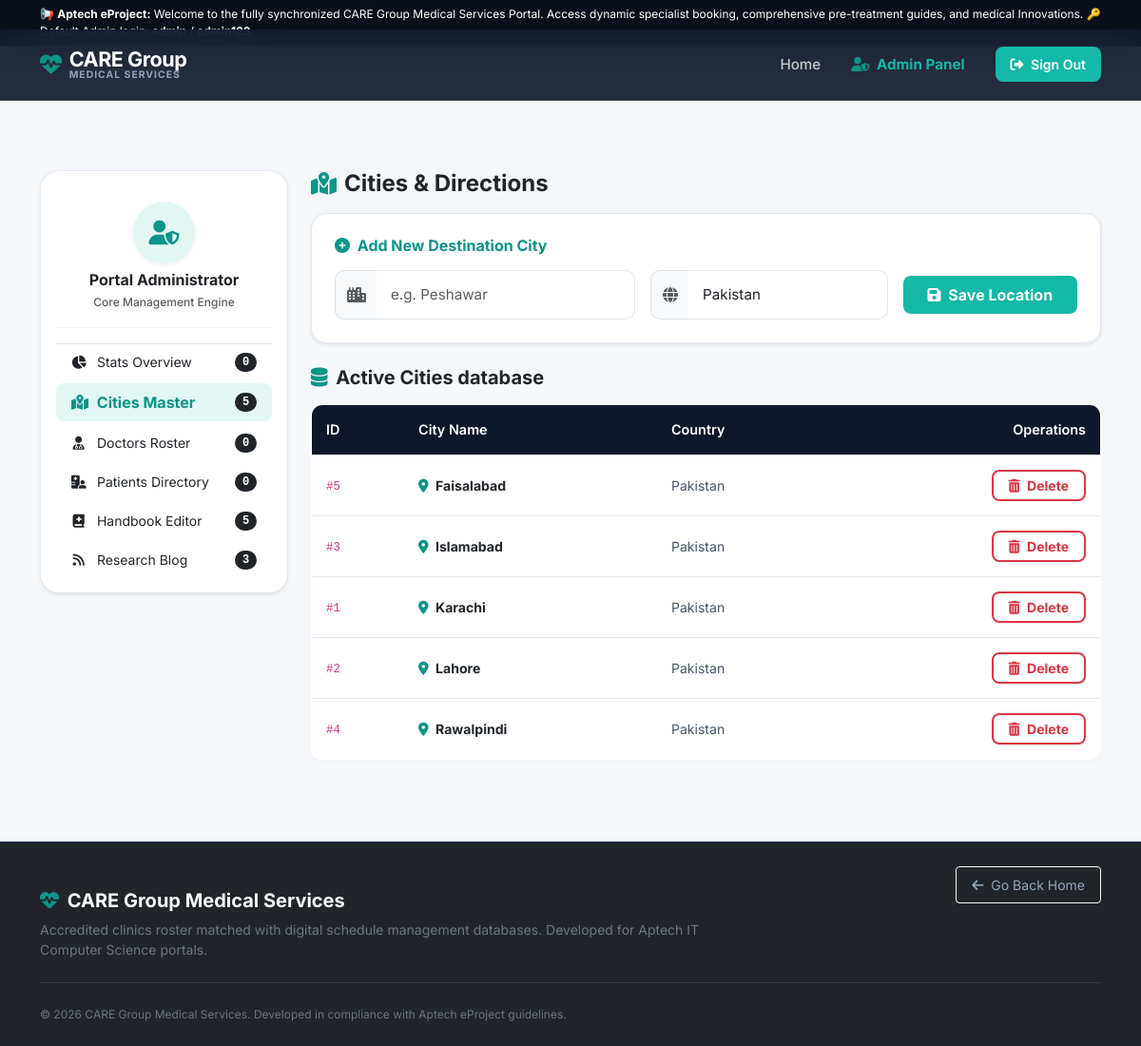
The app's page /admin_dashboard.php?view=cities (signed in) with its own data.
### tables this page shows
CREATE TABLE IF NOT EXISTS cities (
    id INT AUTO_INCREMENT PRIMARY KEY,
    name VARCHAR(100) NOT NULL UNIQUE,
    country VARCHAR(100) DEFAULT 'Pakistan'
);

### includes/functions.php (called while the page is built, shortened)
<?php
function h($value): string
{
    return htmlspecialchars((string) ($value ?? ''), ENT_QUOTES, 'UTF-8');
}

### admin_dashboard.php (the view, shortened to what this page needs)
<?php
require_once 'db.php';
$view = $_GET['view'] ?? 'overview';
$cities = $pdo->query("SELECT * FROM cities ORDER BY name ASC")->fetchAll();
$doctors = $pdo->query("SELECT d.*, c.name as city_name, u.username FROM doctors d JOIN cities c ON d.city_id = c.id JOIN users u ON d.user_id = u.id")->fetchAll();
$patients = $pdo->query("SELECT p.*, u.username FROM patients p JOIN users u ON p.user_id = u.id")->fetchAll();
$diseases = $pdo->query("SELECT * FROM diseases ORDER BY name ASC")->fetchAll();
$news_list = $pdo->query("SELECT * FROM medical_news ORDER BY published_date DESC")->fetchAll();
$cntCities = count($cities);
$cntDoctors = count($doctors);
$cntPatients = count($patients);
$cntAppointments = $pdo->query("SELECT COUNT(*) FROM appointments")->fetchColumn();
?>
<!DOCTYPE html>
<html lang="en">
<head>
    <link href="https://cdn.jsdelivr.net/npm/bootstrap@5.3.3/dist/css/bootstrap.min.css" rel="stylesheet">
    <link rel="stylesheet" href="https://cdnjs.cloudflare.com/ajax/libs/font-awesome/6.5.2/css/all.min.css">
    <link rel="stylesheet" href="style.css">
</head>
<body>
    <div class="top-bar-marquee">
        <div class="container">
            <marquee behavior="scroll" direction="left" scrollamount="4" class="m-0 text-white">
                📢 <strong>Aptech eProject:</strong> Welcome to the fully synchronized CARE Group Medical Services Portal. Access dynamic specialist booking, comprehensive pre-treatment guides, and medical Innovations. 🔑 Default Admin login: <strong>admin</strong> / <strong>admin123</strong>.
            </marquee>
        </div>
    </div>
    <nav class="navbar navbar-expand-lg navbar-dark fixed-top custom-nav py-3" style="top: 31px;">
        <div class="container">
            <a class="navbar-brand fw-bold d-flex align-items-center" href="index.php">
                <i class="fa-solid fa-heart-pulse text-teal me-2"></i>
                <div class="d-flex flex-column lh-1">
                    <span style="font-size:1.35rem; color:#ffffff;">CARE Group</span>
                    <span style="font-size:0.65rem; color:#94a3b8; letter-spacing:1px; text-transform:uppercase;">Medical Services</span>
                </div>
            </a>
            <div class="collapse navbar-collapse" id="menu">
                <ul class="navbar-nav ms-auto align-items-center">
                    <li class="nav-item">
                        <a class="nav-link" href="index.php">Home</a>
                    </li>
                    <li class="nav-item">
                        <span class="nav-link text-white fw-bold active"><i class="fa-solid fa-user-shield text-teal me-1"></i> Admin Panel</span>
                    </li>
                    <li class="nav-item ms-lg-3 mt-2 mt-lg-0">
                        <a class="btn btn-main py-2 px-3 btn-sm" href="logout.php"><i class="fa-solid fa-sign-out-alt me-1"></i> Sign Out</a>
                    </li>
                </ul>
            </div>
        </div>
    </nav>
    <div class="container" style="margin-top: 130px; margin-bottom: 70px;">
        <div class="row g-4">
            <div class="col-lg-3">
                <div class="card border-0 shadow-sm p-3 bg-white" style="border-radius:20px; border: 1.5px solid #e2e8f0 !important;">
                    <div class="text-center py-3 border-bottom mb-3" style="border-color:#f1f5f9 !important;">
                        <div class="bg-teal-soft text-teal d-inline-flex align-items-center justify-content-center rounded-circle mb-2 shadow-sm" style="width: 65px; height: 65px; font-size: 1.6rem;">
                            <i class="fa-solid fa-user-shield"></i>
                        </div>
                        <h6 class="fw-bold mb-0 text-dark">Portal Administrator</h6>
                        <span class="text-muted xsmall" style="font-weight: 500;">Core Management Engine</span>
                    </div>
                    <div class="list-group list-group-flush gap-1">
                        <a href="admin_dashboard.php?view=overview" class="list-group-item list-group-item-action border-0 py-2.5 px-3 rounded-3 d-flex align-items-center justify-content-between <?php echo $view === 'overview' ? 'bg-teal-soft text-teal fw-bold' : 'text-dark small'; ?>">
                            <span><i class="fa-solid fa-chart-pie me-2 width-15"></i> Stats Overview</span>
                            <span class="badge rounded-pill bg-dark text-white font-monospace" style="font-size:0.75rem;"><?php echo $cntAppointments; ?></span>
                        </a>
                        <a href="admin_dashboard.php?view=cities" class="list-group-item list-group-item-action border-0 py-2.5 px-3 rounded-3 d-flex align-items-center justify-content-between <?php echo $view === 'cities' ? 'bg-teal-soft text-teal fw-bold' : 'text-dark small'; ?>">
                            <span><i class="fa-solid fa-map-location-dot me-2 width-15"></i> Cities Master</span>
                            <span class="badge rounded-pill bg-dark text-white font-monospace" style="font-size:0.75rem;"><?php echo $cntCities; ?></span>
                        </a>
                        <a href="admin_dashboard.php?view=doctors" class="list-group-item list-group-item-action border-0 py-2.5 px-3 rounded-3 d-flex align-items-center justify-content-between <?php echo $view === 'doctors' ? 'bg-teal-soft text-teal fw-bold' : 'text-dark small'; ?>">
                            <span><i class="fa-solid fa-user-md me-2 width-15"></i> Doctors Roster</span>
                            <span class="badge rounded-pill bg-dark text-white font-monospace" style="font-size:0.75rem;"><?php echo $cntDoctors; ?></span>
                        </a>
                        <a href="admin_dashboard.php?view=patients" class="list-group-item list-group-item-action border-0 py-2.5 px-3 rounded-3 d-flex align-items-center justify-content-between <?php echo $view === 'patients' ? 'bg-teal-soft text-teal fw-bold' : 'text-dark small'; ?>">
                            <span><i class="fa-solid fa-hospital-user me-2 width-15"></i> Patients Directory</span>
                            <span class="badge rounded-pill bg-dark text-white font-monospace" style="font-size:0.75rem;"><?php echo $cntPatients; ?></span>
                        </a>
                        <a href="admin_dashboard.php?view=diseases" class="list-group-item list-group-item-action border-0 py-2.5 px-3 rounded-3 d-flex align-items-center justify-content-between <?php echo $view === 'diseases' ? 'bg-teal-soft text-teal fw-bold' : 'text-dark small'; ?>">
                            <span><i class="fa-solid fa-book-medical me-2 width-15"></i> Handbook Editor</span>
                            <span class="badge rounded-pill bg-dark text-white font-monospace" style="font-size:0.75rem;"><?php echo count($diseases); ?></span>
                        </a>
                        <a href="admin_dashboard.php?view=news" class="list-group-item list-group-item-action border-0 py-2.5 px-3 rounded-3 d-flex align-items-center justify-content-between <?php echo $view === 'news' ? 'bg-teal-soft text-teal fw-bold' : 'text-dark small'; ?>">
                            <span><i class="fa-solid fa-rss me-2 width-15"></i> Research Blog</span>
                            <span class="badge rounded-pill bg-dark text-white font-monospace" style="font-size:0.75rem;"><?php echo count($news_list); ?></span>
                        </a>
                    </div>
                </div>
            </div>
            <div class="col-lg-9">
                <?php if ($view === 'cities'): ?>
                    <div class="d-flex align-items-center gap-2 mb-3">
                        <i class="fa-solid fa-map-location-dot text-teal fs-4"></i>
                        <h4 class="fw-bold mb-0 text-dark">Cities & Directions</h4>
                    </div>
                    <div class="card border-0 shadow-sm p-4 bg-white mb-4 rounded-4" style="border: 1.5px solid #e2e8f0 !important;">
                        <h6 class="fw-bold mb-3 text-teal"><i class="fa-solid fa-plus-circle me-1"></i> Add New Destination City</h6>
                        <form action="admin_dashboard.php?view=cities" method="POST" class="row g-3 align-items-center">
                            <div class="col-md-5">
                                <div class="input-group">
                                    <span class="input-group-text bg-light text-muted border-end-0" style="border-radius:10px 0 0 10px;"><i class="fa-solid fa-city"></i></span>
                                    <input type="text" name="city_name" class="form-control border-start-0" placeholder="e.g. Peshawar" required style="border-radius:0 10px 10px 0;">
                                </div>
                            </div>
                            <div class="col-md-4">
                                <div class="input-group">
                                    <span class="input-group-text bg-light text-muted border-end-0" style="border-radius:10px 0 0 10px;"><i class="fa-solid fa-globe"></i></span>
                                    <input type="text" name="city_country" class="form-control border-start-0" placeholder="Country" value="Pakistan" required style="border-radius:0 10px 10px 0;">
                                </div>
                            </div>
                            <div class="col-md-3">
                                <button type="submit" name="action_add_city" class="btn btn-main w-100 py-2 fs-6 fw-bold"><i class="fa-solid fa-floppy-disk me-1"></i> Save Location</button>
                            </div>
                        </form>
                    </div>
                    <h5 class="fw-bold mb-3 text-dark mt-4"><i class="fa-solid fa-database text-teal me-1"></i> Active Cities database</h5>
                    <div class="table-responsive">
                        <table class="table custom-table align-middle text-start w-100">
                            <thead>
                                <tr>
                                    <th>ID</th>
                                    <th>City Name</th>
                                    <th>Country</th>
                                    <th class="text-end">Operations</th>
                                </tr>
                            </thead>
                            <tbody>
                                <?php foreach($cities as $ct): ?>
                                    <tr>
                                        <td><code class="font-monospace">#<?php echo $ct['id']; ?></code></td>
                                        <td><strong class="text-dark"><i class="fa-solid fa-location-dot text-teal me-1"></i> <?php echo h($ct['name']); ?></strong></td>
                                        <td><?php echo h($ct['country']); ?></td>
                                        <td class="text-end">
                                            <a href="admin_dashboard.php?view=cities&delete_city=<?php echo $ct['id']; ?>" class="btn btn-outline-danger btn-sm border-2 fw-bold px-3 py-1.5" onclick="return confirm('Are you sure you want to delete this city? Clicking OK will delete associated doctors too.');" style="border-radius:8px;"><i class="fa-solid fa-trash-can me-1"></i> Delete</a>
                                        </td>
                                    </tr>
                                <?php endforeach; ?>
                            </tbody>
                        </table>
                    </div>
                <?php endif; ?>
            </div>
        </div>
    </div>
    <footer class="text-white pt-5 pb-4 bg-dark">
        <div class="container text-md-start text-center">
            <div class="row g-4">
                <div class="col-md-8">
                    <h5 class="fw-bold text-light"><i class="fa-solid fa-heart-pulse text-teal me-1"></i> CARE Group Medical Services</h5>
                    <p class="text-secondary small max-width-600 mb-0 mt-2">Accredited clinics roster matched with digital schedule management databases. Developed for Aptech IT Computer Science portals.</p>
                </div>
                <div class="col-md-4 text-md-end text-center mt-3 mt-md-0">
                    <a href="index.php" class="btn btn-sm btn-outline-light px-3 py-2"><i class="fa-solid fa-arrow-left me-1"></i> Go Back Home</a>
                </div>
            </div>
            <hr class="border-secondary my-4">
            <p class="text-secondary xsmall m-0 text-center text-md-start">&copy; 2026 CARE Group Medical Services. Developed in compliance with Aptech eProject guidelines.</p>
        </div>
    </footer>
</body>
</html>

### style.css (style rules this page uses)
:root { --primary: #14b8a6; --primary-hover: #0f766e; --dark: #0f172a; --light-bg: #f5f7fb; --secondary-slate: #475569; --border-color: #cbd5e1; --success: #10b981; }
body { font-family: 'Inter', sans-serif; background-color: var(--light-bg); color: var(--dark); margin: 0; padding: 0; }
.top-bar-marquee { background-color: #0b0f19; color: #cbd5e1; font-size: 0.75rem; padding: 6px 0; border-bottom: 1px solid #1e293b; }
.custom-nav { background-color: rgba(15, 23, 42, 0.9) !important; backdrop-filter: blur(20px); transition: all 0.3s ease; border-bottom: 1px solid rgba(255, 255, 255, 0.1); }
.custom-nav .navbar-brand { font-size: 1.45rem; letter-spacing: -0.5px; color: #ffffff; }
.custom-nav .navbar-brand i { color: var(--primary); margin-right: 6px; animation: pulseIcon 2s infinite; }
.custom-nav .nav-link { color: rgba(255, 255, 255, 0.75) !important; font-weight: 500; font-size: 0.95rem; padding: 0.5rem 1rem !important; transition: all 0.25s; }
.custom-nav .nav-link:hover, .custom-nav .nav-link.active { color: var(--primary) !important; }
.btn-main { background-color: var(--primary); color: white !important; font-weight: 600; padding: 10px 24px; border-radius: 8px; border: none; transition: all 0.25s ease-in-out; }
.form-control, .form-select { height: 52px; border-radius: 10px; border: 1.5px solid #e2e8f0; font-size: 0.95rem; padding-left: 15px; transition: all 0.25s; }
.bg-teal-soft { background-color: rgba(20, 184, 166, 0.12); }
.text-teal { color: #0d9488 !important; font-weight: 700; }
.width-15 { display: inline-block; width: 15px; text-align: center; }
.custom-table { background-color: white; border-radius: 12px; overflow: hidden; box-shadow: 0 4px 12px rgba(15,23,42,0.02); border: 1px solid #e2e8f0; }
.custom-table th { background-color: #0f172a !important; color: white !important; font-weight: 600; padding: 15px; font-size: 0.9rem; }
.custom-table td { padding: 15px; vertical-align: middle; font-size: 0.88rem; color: var(--secondary-slate); }
footer { background-color: #0b0f19 !important; color: #94a3b8 !important; border-top: 2px solid #1e293b; }
footer h3, footer h5 { font-family: 'Inter', sans-serif; color: #ffffff; }
footer a { color: #94a3b8 !important; font-weight: 400; transition: all 0.2s; }
.xsmall { font-size: 0.75rem; }

### records on screen
cities: id "5", name "Faisalabad", country "Pakistan"
cities: id "3", name "Islamabad", country "Pakistan"
cities: id "1", name "Karachi", country "Pakistan"
cities: id "2", name "Lahore", country "Pakistan"
cities: id "4", name "Rawalpindi", country "Pakistan"

### other values on screen
$cntAppointments "0"
$cntCities "5"
$cntDoctors "0"
$cntPatients "0"
count($diseases) "5"
count($news_list) "3"
